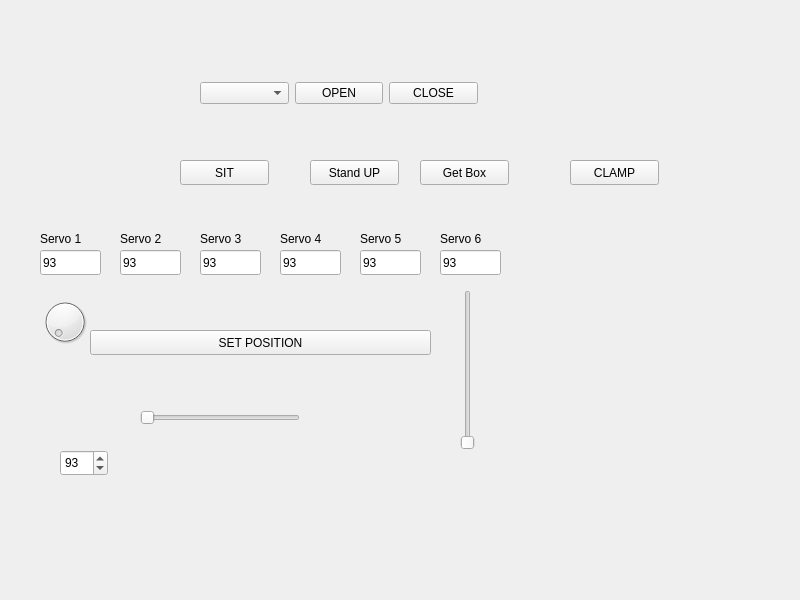
<?xml version="1.0" encoding="UTF-8"?>
<ui version="4.0">
 <class>main</class>
 <widget class="QWidget" name="main">
  <property name="geometry">
   <rect>
    <x>0</x>
    <y>0</y>
    <width>800</width>
    <height>600</height>
   </rect>
  </property>
  <property name="windowTitle">
   <string>main</string>
  </property>
  <widget class="QWidget" name="layoutWidget">
   <property name="geometry">
    <rect>
     <x>200</x>
     <y>80</y>
     <width>278</width>
     <height>27</height>
    </rect>
   </property>
   <layout class="QHBoxLayout" name="horizontalLayout">
    <item>
     <widget class="QComboBox" name="comL"/>
    </item>
    <item>
     <widget class="QPushButton" name="openButton">
      <property name="text">
       <string>OPEN</string>
      </property>
     </widget>
    </item>
    <item>
     <widget class="QPushButton" name="closeButton">
      <property name="text">
       <string>CLOSE</string>
      </property>
     </widget>
    </item>
   </layout>
  </widget>
  <widget class="QPushButton" name="clampButton">
   <property name="geometry">
    <rect>
     <x>570</x>
     <y>160</y>
     <width>89</width>
     <height>25</height>
    </rect>
   </property>
   <property name="text">
    <string>CLAMP</string>
   </property>
  </widget>
  <widget class="QLineEdit" name="servo_1_lineEdit">
   <property name="geometry">
    <rect>
     <x>40</x>
     <y>250</y>
     <width>61</width>
     <height>25</height>
    </rect>
   </property>
   <property name="text">
    <string>93</string>
   </property>
  </widget>
  <widget class="QLineEdit" name="servo_2_lineEdit">
   <property name="geometry">
    <rect>
     <x>120</x>
     <y>250</y>
     <width>61</width>
     <height>25</height>
    </rect>
   </property>
   <property name="text">
    <string>93</string>
   </property>
  </widget>
  <widget class="QLineEdit" name="servo_3_lineEdit">
   <property name="geometry">
    <rect>
     <x>200</x>
     <y>250</y>
     <width>61</width>
     <height>25</height>
    </rect>
   </property>
   <property name="text">
    <string>93</string>
   </property>
  </widget>
  <widget class="QLineEdit" name="servo_4_lineEdit">
   <property name="geometry">
    <rect>
     <x>280</x>
     <y>250</y>
     <width>61</width>
     <height>25</height>
    </rect>
   </property>
   <property name="text">
    <string>93</string>
   </property>
  </widget>
  <widget class="QLineEdit" name="servo_5_lineEdit">
   <property name="geometry">
    <rect>
     <x>360</x>
     <y>250</y>
     <width>61</width>
     <height>25</height>
    </rect>
   </property>
   <property name="text">
    <string>93</string>
   </property>
  </widget>
  <widget class="QLineEdit" name="servo_6_lineEdit">
   <property name="geometry">
    <rect>
     <x>440</x>
     <y>250</y>
     <width>61</width>
     <height>25</height>
    </rect>
   </property>
   <property name="text">
    <string>93</string>
   </property>
  </widget>
  <widget class="QPushButton" name="set_posButton">
   <property name="geometry">
    <rect>
     <x>90</x>
     <y>330</y>
     <width>341</width>
     <height>25</height>
    </rect>
   </property>
   <property name="text">
    <string>SET POSITION</string>
   </property>
  </widget>
  <widget class="QPushButton" name="stand_upButton">
   <property name="geometry">
    <rect>
     <x>310</x>
     <y>160</y>
     <width>89</width>
     <height>25</height>
    </rect>
   </property>
   <property name="text">
    <string>Stand UP</string>
   </property>
  </widget>
  <widget class="QLabel" name="S1_label">
   <property name="geometry">
    <rect>
     <x>40</x>
     <y>230</y>
     <width>61</width>
     <height>17</height>
    </rect>
   </property>
   <property name="text">
    <string>Servo 1</string>
   </property>
  </widget>
  <widget class="QLabel" name="S2_label">
   <property name="geometry">
    <rect>
     <x>120</x>
     <y>230</y>
     <width>61</width>
     <height>17</height>
    </rect>
   </property>
   <property name="text">
    <string>Servo 2</string>
   </property>
  </widget>
  <widget class="QLabel" name="S3_label">
   <property name="geometry">
    <rect>
     <x>200</x>
     <y>230</y>
     <width>61</width>
     <height>17</height>
    </rect>
   </property>
   <property name="text">
    <string>Servo 3</string>
   </property>
  </widget>
  <widget class="QLabel" name="S4_label">
   <property name="geometry">
    <rect>
     <x>280</x>
     <y>230</y>
     <width>61</width>
     <height>17</height>
    </rect>
   </property>
   <property name="text">
    <string>Servo 4</string>
   </property>
  </widget>
  <widget class="QLabel" name="S5_label">
   <property name="geometry">
    <rect>
     <x>360</x>
     <y>230</y>
     <width>61</width>
     <height>17</height>
    </rect>
   </property>
   <property name="text">
    <string>Servo 5</string>
   </property>
  </widget>
  <widget class="QLabel" name="S6_label">
   <property name="geometry">
    <rect>
     <x>440</x>
     <y>230</y>
     <width>61</width>
     <height>17</height>
    </rect>
   </property>
   <property name="text">
    <string>Servo 6</string>
   </property>
  </widget>
  <widget class="QPushButton" name="sitButton">
   <property name="geometry">
    <rect>
     <x>180</x>
     <y>160</y>
     <width>89</width>
     <height>25</height>
    </rect>
   </property>
   <property name="text">
    <string>SIT</string>
   </property>
  </widget>
  <widget class="QPushButton" name="getBoxButton">
   <property name="geometry">
    <rect>
     <x>420</x>
     <y>160</y>
     <width>89</width>
     <height>25</height>
    </rect>
   </property>
   <property name="text">
    <string>Get Box</string>
   </property>
  </widget>
  <widget class="QDial" name="dial">
   <property name="geometry">
    <rect>
     <x>40</x>
     <y>290</y>
     <width>50</width>
     <height>64</height>
    </rect>
   </property>
  </widget>
  <widget class="QSlider" name="horizontalSlider">
   <property name="geometry">
    <rect>
     <x>140</x>
     <y>410</y>
     <width>160</width>
     <height>16</height>
    </rect>
   </property>
   <property name="orientation">
    <enum>Qt::Horizontal</enum>
   </property>
  </widget>
  <widget class="QSlider" name="verticalSlider">
   <property name="geometry">
    <rect>
     <x>460</x>
     <y>290</y>
     <width>16</width>
     <height>160</height>
    </rect>
   </property>
   <property name="orientation">
    <enum>Qt::Vertical</enum>
   </property>
  </widget>
  <widget class="QSpinBox" name="spinBox">
   <property name="geometry">
    <rect>
     <x>60</x>
     <y>450</y>
     <width>48</width>
     <height>26</height>
    </rect>
   </property>
   <property name="maximum">
    <number>180</number>
   </property>
   <property name="value">
    <number>93</number>
   </property>
  </widget>
 </widget>
 <resources/>
 <connections/>
</ui>
